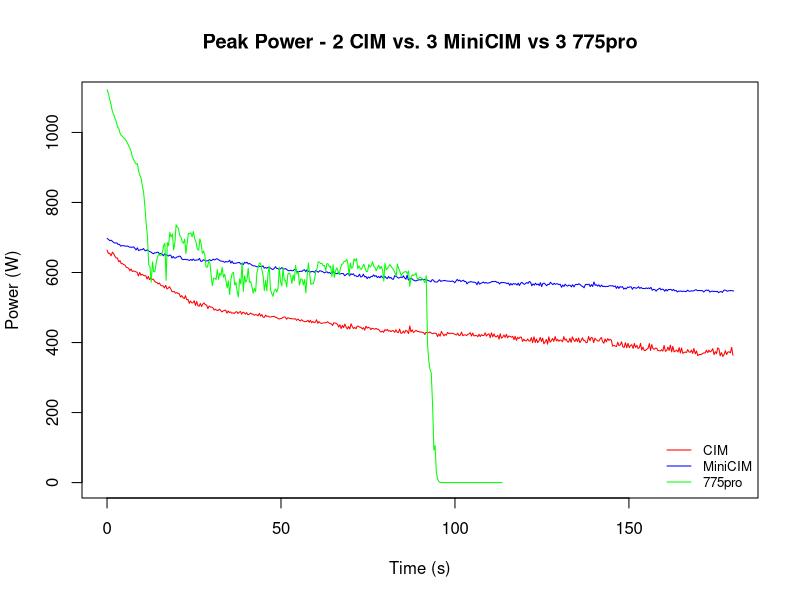

Recreate this plot in R. (Note: a time limit stopped this script after it produced the figure.)
#!/usr/bin/env Rscript

cim <- read.csv("cim.csv", header = TRUE)
mini <- read.csv("minicim.csv", header = TRUE)
pro <- read.csv("775.csv", header = TRUE)

cim$Power = cim$Power * 2
mini$Power = mini$Power * 3
pro$Power = pro$Power * 3

x11()
plot(cim$Time,
     cim$Power,
     col="red",
     ylim = c(0, 1100),
     type="l",
     xlab="Time (s)",
     ylab="Power (W)",
     main="Peak Power - 2 CIM vs. 3 MiniCIM vs 3 775pro")
points(mini$Time,
       mini$Power,
       col="blue",
       type="l")
points(pro$Time,
       pro$Power,
       col="green",
       type="l")
legend(x = "bottomright",
       legend = c("CIM", "MiniCIM", "775pro"),
       col = c("red", "blue", "green"),
       lty = 1,
       bty = "n",
       cex = 0.8)

dev.print(png, "plot.png", width = 1000, height = 1000)

Sys.sleep(1000)
